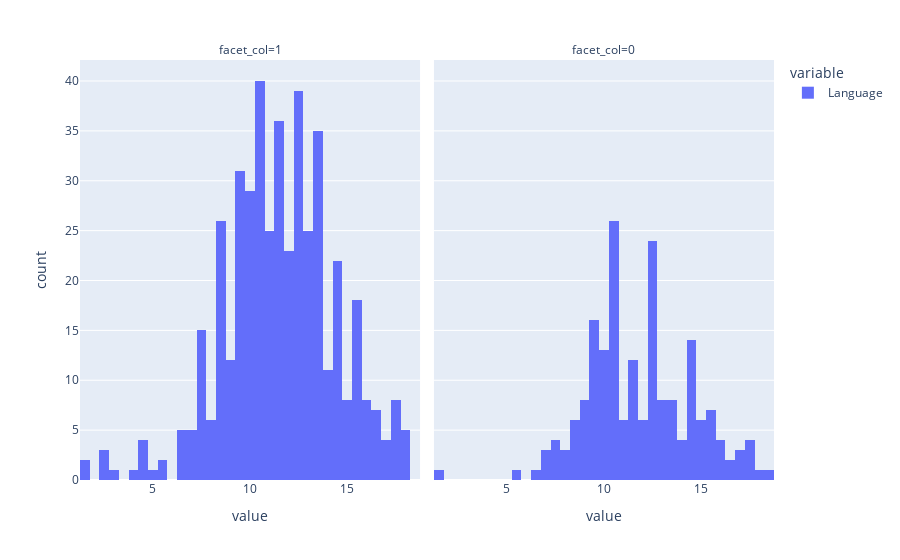

The notebook cell this image was saved under:
### Code cell
plx.histogram(numeric["Language"], facet_col=numeric["famsize"])

### Figure 1 — Plotly figure (JSON) as saved in the notebook; plotly's stock layout.template omitted (floating-point values rounded to 4 significant figures; data arrays with more than 128 entries replaced by an {"elided": "..."} marker saying what was removed)
{"data": [{"alignmentgroup": "True", "bingroup": "x", "hovertemplate": "variable=Language<br>facet_col=1<br>value=%{x}<br>count=%{y}<extra></extra>", "legendgroup": "Language", "marker": {"color": "#636efa", "pattern": {"shape": ""}}, "name": "Language", "offsetgroup": "Language", "orientation": "v", "showlegend": true, "type": "histogram", "x": {"elided": "457 float values"}, "xaxis": "x", "yaxis": "y"}, {"alignmentgroup": "True", "bingroup": "x", "hovertemplate": "variable=Language<br>facet_col=0<br>value=%{x}<br>count=%{y}<extra></extra>", "legendgroup": "Language", "marker": {"color": "#636efa", "pattern": {"shape": ""}}, "name": "Language", "offsetgroup": "Language", "orientation": "v", "showlegend": false, "type": "histogram", "x": {"elided": "192 float values"}, "xaxis": "x2", "yaxis": "y2"}], "layout": {"annotations": [{"font": {}, "showarrow": false, "text": "facet_col=1", "x": 0.245, "xanchor": "center", "xref": "paper", "y": 1, "yanchor": "bottom", "yref": "paper"}, {"font": {}, "showarrow": false, "text": "facet_col=0", "x": 0.755, "xanchor": "center", "xref": "paper", "y": 1, "yanchor": "bottom", "yref": "paper"}], "barmode": "relative", "legend": {"title": {"text": "variable"}, "tracegroupgap": 0}, "margin": {"t": 60}, "xaxis": {"anchor": "y", "domain": [0, 0.49], "title": {"text": "value"}}, "xaxis2": {"anchor": "y2", "domain": [0.51, 1], "matches": "x", "title": {"text": "value"}}, "yaxis": {"anchor": "x", "domain": [0, 1], "title": {"text": "count"}}, "yaxis2": {"anchor": "x2", "domain": [0, 1], "matches": "y", "showticklabels": false}}}
